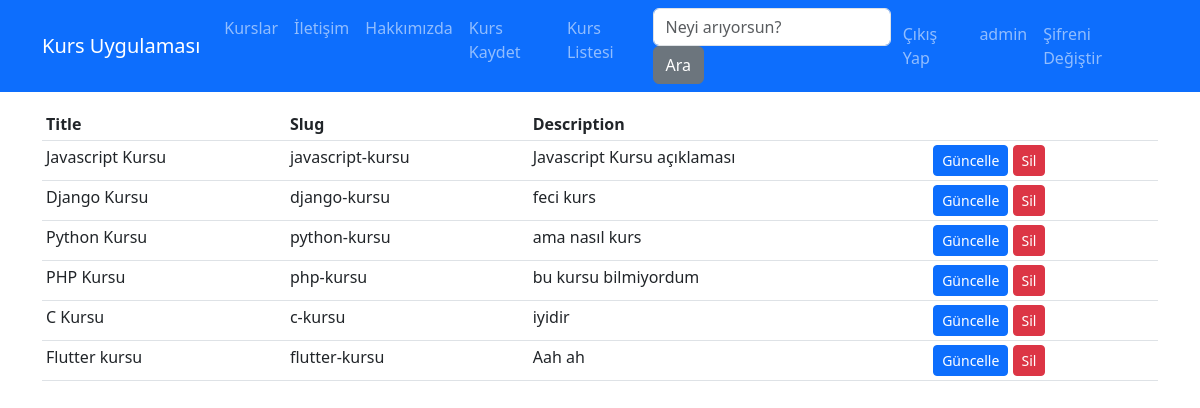
Before: /kurslar/kursListesi (signed in) with the older database file.
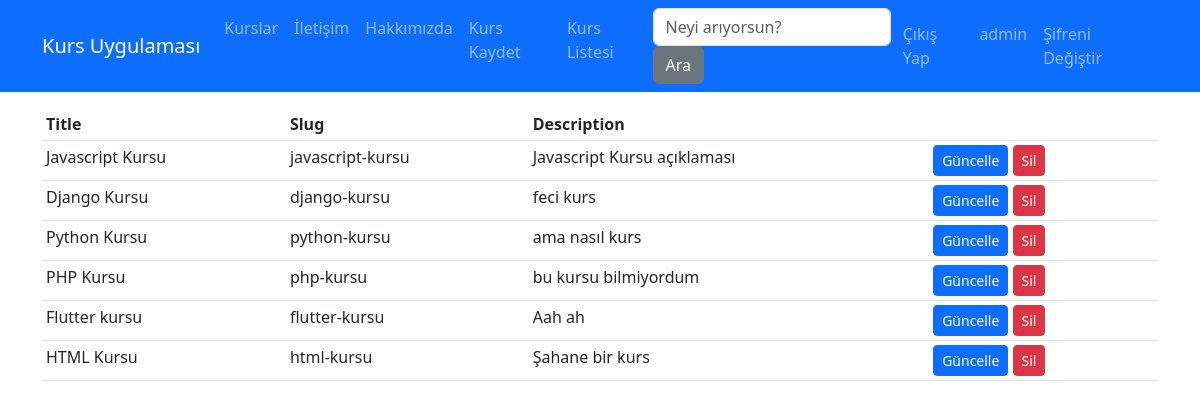
After: the same page with the newer database file.
### kurslar/models.py (models this page shows, shortened)
class Kurs(models.Model):
    title = models.CharField(max_length=30)
    description = models.TextField(null=True)
    image = models.ImageField(upload_to="images",default="",blank=True)
    slug = models.SlugField(unique=True,db_index=True,null=False)
    date = models.DateField(default=datetime.datetime.now())
    isActive = models.BooleanField()
    kategori = models.ManyToManyField(Kategoriler,blank = True)

### kurslar/views.py (the view)
# urls.py: path('kursListesi',views.kursListesi,name="kursListesi"),
@user_passes_test(isAdmin)
def kursListesi(req):
    kurslar = Kurs.objects.all()
    return render(req,'kursListesi.html',{'Kurslar': kurslar})

### kurslar/views.py (called while the page is built)
def isAdmin(user):
    return user.is_superuser

### kurslar/templates/kursListesi.html (shortened to what this page needs)
{% extends 'base.html' %}
{% block Content %}
<div class="container mt-3">
    <div class="row">
        <div class="col-12">
            <table class="table table-sm table-border">
                <thead>
                    <tr>
                        <th>Title</th>
                        <th>Slug</th>
                        <th>Description</th>
                        <th></th>
                    </tr>
                </thead>
                <tbody>
                        {% for kurs in Kurslar %}
                            <tr>
                                <td>
                                  {{kurs.title}}
                                </td>
                                <td>
                                    {{kurs.slug}}
                                </td>
                                <td>
                                    {{kurs.description}}
                                </td>
                                <td>
                                    <a href="{% url 'kursDuzenle' kurs.slug %}" class="btn btn-primary btn-sm ">Güncelle</a>
                                    <a href="{% url 'kursSil' kurs.slug %}" class="btn btn-danger btn-sm ">Sil</a>
                                </td>
                            </tr>
                        {% endfor %}
                </tbody>
            </table>
        </div>
    </div>
</div>
{% endblock  %}

Changed rows visible on the page:
removed Kurs: title "C Kursu", slug "c-kursu", description "iyidir"
added Kurs: title "HTML Kursu", slug "html-kursu", description "Şahane bir kurs"
